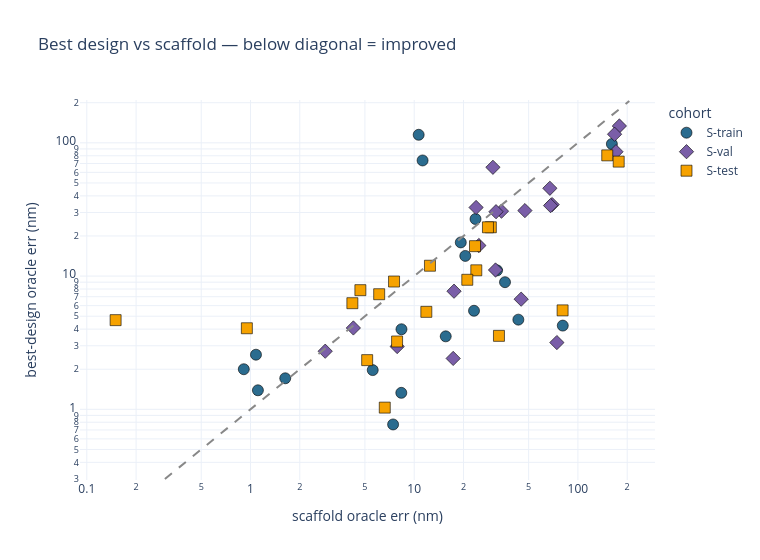

Notebook code for this chart:
### Markdown cell above
## 1. Did design help? Scaffold vs best-design oracle error

Each point is a task; **below the dashed diagonal = improved** (best design closer to the target than the scaffold was).
Hover for scaffold→target, PDB, identities. Log axes handle the far-red outliers.

### Code cell
lim = float(max(best.scaf_err.max(), best.best_err.max())) * 1.15
fig = px.scatter(
    best, x="scaf_err", y="best_err", color="cohort", symbol="cohort",
    color_discrete_map=COLOR, hover_name="task", log_x=True, log_y=True,
    hover_data={"seq_id": ":.0%", "id_scaf": ":.0%", "pdb": True, "best_round": True,
                "scaf_err": ":.1f", "best_err": ":.1f", "cohort": False},
    labels={"scaf_err": "scaffold oracle err (nm)", "best_err": "best-design oracle err (nm)"},
    template=pio_tmpl, title="Best design vs scaffold — below diagonal = improved")
fig.add_shape(type="line", x0=0.3, y0=0.3, x1=lim, y1=lim, line=dict(dash="dash", color="#888"))
fig.update_traces(marker=dict(size=11, line=dict(width=0.6, color="black")))
fig.update_layout(width=760, height=560, legend_title_text="cohort")
fig.show()

### Figure 1 — Plotly figure (JSON) as saved in the notebook; plotly's stock layout.template omitted (floating-point values rounded to 4 significant figures)
{"data": [{"customdata": [[0.781, 0.92, "5N9O", 1, "S-train"], [0.87, 0.925, "5Y00", 1, "S-train"], [0.842, 0.903, "1YZW", 1, "S-train"], [0.851, 0.907, "6DEJ", 3, "S-train"], [0.761, 0.896, "2VZX", 3, "S-train"], [0.896, 0.891, "3VIC", 3, "S-train"], [0.773, 0.895, "2A47", 2, "S-train"], [0.728, 0.912, "4DKM", 2, "S-train"], [0.817, 0.909, "1UIS", 2, "S-train"], [0.808, 0.91, "4EDO", 3, "S-train"], [0.79, 0.96, "6XU4", 1, "S-train"], [0.741, 0.913, "4JEO", 1, "S-train"], [0.88, 0.915, "8Q79", 2, "S-train"], [0.876, 0.906, "8Q79", 3, "S-train"], [0.894, 0.885, "2ZMU", 1, "S-train"], [0.824, 0.918, "5YT1", 1, "S-train"], [0.883, 0.9, "3VIC", 1, "S-train"], [0.799, 0.961, "9VUS", 3, "S-train"], [0.748, 0.924, "5LTR", 2, "S-train"], [0.757, 0.928, "2G3O", 2, "S-train"]], "hovertemplate": "<b>%{hovertext}</b><br><br>scaffold oracle err (nm)=%{x:.1f}<br>best-design oracle err (nm)=%{y:.1f}<br>seq_id=%{customdata[0]:.0%}<br>id_scaf=%{customdata[1]:.0%}<br>pdb=%{customdata[2]}<br>best_round=%{customdata[3]}<extra></extra>", "hovertext": ["Azurite-AvicFP1", "Gamillus-dfGFP", "HcRed-mGinger1", "HcRed7-mGinger1", "NijiFP-CGP", "Rtms5-Montipora sp. #20-9115", "amFP515-stylGFP", "bfloGFPc1-LanYFP", "eqFP611-mRubyFT", "eqFP650-FusionRed-M", "htFuncLib_thermo.1-OFPxm", "lanRFP-ΔS83l-LanYFP", "mBaoJin-T55S-mStayGold2", "mBaoJin-mStayGold2", "mKO-KO", "mNeptune681-Crimson", "mRtms5-Montipora sp. #20-9115", "mScarlet-I3-mRFP1_Magenta", "moxNeonGreen-laGFP", "ppluGFP2-pdae1GFP"], "legendgroup": "S-train", "marker": {"color": "#2b6c8f", "line": {"color": "black", "width": 0.6}, "size": 11, "symbol": "circle"}, "mode": "markers", "name": "S-train", "orientation": "v", "showlegend": true, "type": "scatter", "x": [80.82, 1.63, 10.65, 11.25, 15.58, 23.19, 8.36, 7.43, 161.2, 32.09, 1.11, 43.27, 1.08, 0.91, 5.58, 35.86, 19.25, 23.69, 20.51, 8.34], "xaxis": "x", "y": [4.25, 1.71, 114.9, 73.75, 3.53, 5.49, 3.99, 0.77, 98.0, 11.04, 1.39, 4.71, 2.57, 2.0, 1.97, 9.0, 17.89, 26.82, 14.17, 1.33], "yaxis": "y"}, {"customdata": [[0.795, 0.926, "22MM", 1, "S-val"], [0.77, 0.909, "2VZX", 1, "S-val"], [0.798, 0.908, "1W7S", 2, "S-val"], [0.821, 0.905, "1UIS", 3, "S-val"], [0.813, 0.896, "3E5W", 3, "S-val"], [0.789, 0.918, "3M24", 3, "S-val"], [0.819, 0.9, "8U21", 3, "S-val"], [0.79, 0.92, "4OGS", 2, "S-val"], [0.794, 0.933, "5N9O", 2, "S-val"], [0.819, 0.92, "4J8A", 3, "S-val"], [0.811, 0.912, "5MFC", 1, "S-val"], [0.806, 0.944, "6XU4", 3, "S-val"], [0.776, 0.93, "4HVF", 1, "S-val"], [0.801, 0.894, "5OQ9", 3, "S-val"], [0.788, 0.916, "6YLS", 1, "S-val"], [0.793, 0.894, "6YLS", 1, "S-val"], [0.807, 0.916, "4NDJ", 2, "S-val"], [0.83, 0.911, "7QGK", 1, "S-val"], [0.773, 0.966, "9QKS", 2, "S-val"], [0.812, 0.957, "6U1A", 1, "S-val"]], "hovertemplate": "<b>%{hovertext}</b><br><br>scaffold oracle err (nm)=%{x:.1f}<br>best-design oracle err (nm)=%{y:.1f}<br>seq_id=%{customdata[0]:.0%}<br>id_scaf=%{customdata[1]:.0%}<br>pdb=%{customdata[2]}<br>best_round=%{customdata[3]}<extra></extra>", "hovertext": ["Blue102-GdT", "Dendra2-T69A-CGP", "P4-AvicFP1", "RFP630-mRubyFT", "RFP637-mRubyFT", "TagBFP-Crimson", "ccGFP E6-ccalGFP3", "deGFP1-AvicFP1", "eGFP203C-AvicFP1", "htFuncLib_sf:acid.5-PS-CFP2", "htFuncLib_sf:mid.10-PS-CFP2", "htFuncLib_thermo.9-TripartiteGFP", "laGFP-laRFP", "mEos2-mc1", "mEos4Fast1-mc1", "mEos4a-eechRFP", "mGold-GFPxm19", "mRuby2-RFP637", "msGFP2-ShG24", "rsFusionRed2-eqFP650"], "legendgroup": "S-val", "marker": {"color": "#7a5ea8", "line": {"color": "black", "width": 0.6}, "size": 11, "symbol": "diamond"}, "mode": "markers", "name": "S-val", "orientation": "v", "showlegend": true, "type": "scatter", "x": [45.02, 4.25, 74.38, 170.8, 179.2, 167.5, 2.86, 24.82, 17.51, 69.61, 68.1, 17.3, 47.45, 34.14, 31.6, 67.41, 31.38, 30.26, 7.87, 23.88], "xaxis": "x", "y": [6.71, 4.08, 3.17, 85.74, 133.8, 116.1, 2.73, 16.96, 7.7, 34.4, 33.81, 2.41, 31.01, 30.71, 30.43, 45.6, 11.11, 65.53, 2.96, 32.73], "yaxis": "y"}, {"customdata": [[0.807, 0.946, "7SUN", 2, "S-test"], [0.791, 0.908, "3GEX", 1, "S-test"], [0.765, 0.896, "2VZX", 3, "S-test"], [0.802, 0.89, "1XSS", 3, "S-test"], [0.825, 0.913, "5LTQ", 2, "S-test"], [0.795, 0.925, "7UGS", 3, "S-test"], [0.716, 0.927, "2G6X", 3, "S-test"], [0.79, 0.908, "2WSN", 1, "S-test"], [0.793, 0.9, "2OJK", 3, "S-test"], [0.769, 0.895, "2A46", 2, "S-test"], [0.773, 0.891, "2A46", 3, "S-test"], [0.773, 0.895, "2A48", 2, "S-test"], [0.794, 0.983, "9NA8", 3, "S-test"], [0.794, 0.976, "2G2S", 3, "S-test"], [0.795, 0.903, "5OOZ", 1, "S-test"], [0.783, 0.926, "4NWS", 1, "S-test"], [0.814, 0.916, "3U0L", 1, "S-test"], [0.795, 0.916, "5OOZ", 1, "S-test"], [0.787, 0.904, "1GFL", 3, "S-test"], [0.817, 0.9, "3E5W", 2, "S-test"]], "hovertemplate": "<b>%{hovertext}</b><br><br>scaffold oracle err (nm)=%{x:.1f}<br>best-design oracle err (nm)=%{y:.1f}<br>seq_id=%{customdata[0]:.0%}<br>id_scaf=%{customdata[1]:.0%}<br>pdb=%{customdata[2]}<br>best_round=%{customdata[3]}<extra></extra>", "hovertext": ["Clomeleon-GFPxm19", "CyPet-GFPxm16", "Dendra2-CGP", "KikG-Dronpa-2", "LanYFP-laGFP", "Monomeric hyperfolder YFP-OFPxm", "TurboGFP-pdae1GFP", "W1C-AvicFP1", "ZsGreen-mPapaya0.7", "amCyan1-stylGFP", "amFP495-stylGFP", "amFP506-stylGFP", "deGFP2-AvicFP1", "htFuncLib_basic.3-ShG24", "mEos3.1-mc2", "mKate-Crimson", "mRuby-Electra1", "pcStar-mc2", "sg42-AvicFP1", "td-RFP639-mRubyFT"], "legendgroup": "S-test", "marker": {"color": "#f6a200", "line": {"color": "black", "width": 0.6}, "size": 11, "symbol": "square"}, "mode": "markers", "name": "S-test", "orientation": "v", "showlegend": true, "type": "scatter", "x": [29.39, 32.94, 4.69, 11.86, 12.48, 5.16, 6.61, 23.52, 23.95, 21.1, 4.19, 6.11, 28.22, 7.86, 0.15, 7.53, 151.1, 0.95, 80.63, 177.5], "xaxis": "x", "y": [23.24, 3.56, 7.84, 5.39, 11.96, 2.34, 1.03, 16.77, 11.05, 9.38, 6.26, 7.31, 23.23, 3.23, 4.67, 9.1, 80.53, 4.06, 5.53, 72.28], "yaxis": "y"}], "layout": {"height": 560, "legend": {"title": {"text": "cohort"}, "tracegroupgap": 0}, "shapes": [{"line": {"color": "#888", "dash": "dash"}, "type": "line", "x0": 0.3, "x1": 206.1, "y0": 0.3, "y1": 206.1}], "title": {"text": "Best design vs scaffold — below diagonal = improved"}, "width": 760, "xaxis": {"anchor": "y", "domain": [0, 1], "title": {"text": "scaffold oracle err (nm)"}, "type": "log"}, "yaxis": {"anchor": "x", "domain": [0, 1], "title": {"text": "best-design oracle err (nm)"}, "type": "log"}}}
